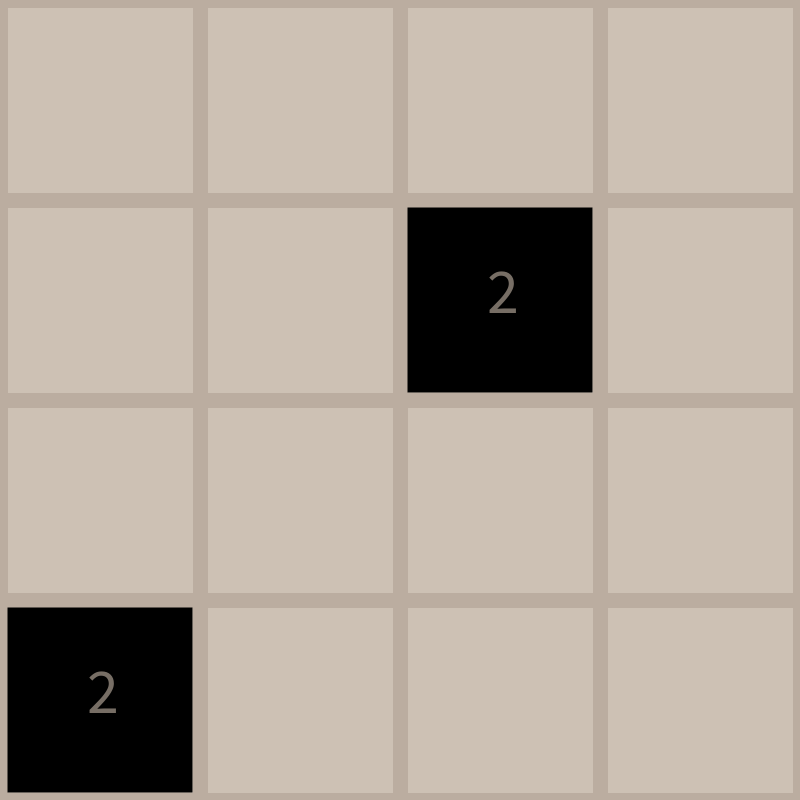
Frame 1 (no input)
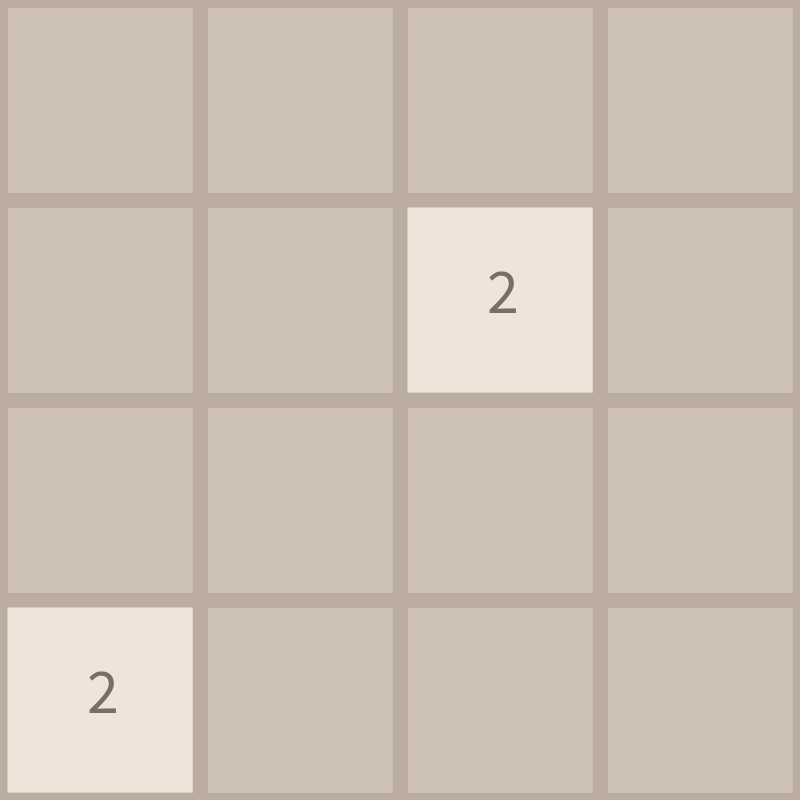
Frame 60 (the mouse pressed at the canvas centre just before this capture)
Frame 120 (the mouse held since frame 60 and released just before this capture): identical to frame 60, image omitted

The Processing sketch that drew these frames (run headless with seeded random() and noise(); from frame 60 on, the mouse is pressed at the canvas centre):

// Processing sketch: sketch_2048
// ── sketch_2048.pde
float Spacing;
Cell[][] Cells = new Cell[4][4];

void setup() {
  size(800,800);
  Spacing = width/4;
  for (int i = 0; i < 4; i++) {
    for (int j = 0; j < 4; j++) {
      Cells[i][j] = new Cell(i,j);
    }
  }
  AddCell();
  AddCell();
}

void draw() {
  background(255);
  for (int i = 0; i < 4; i++) {
    for (int j = 0; j < 4; j++) {
      Cells[i][j].Show();
      Cells[i][j].Update();
    }
  }  
}

void keyPressed() {
  if (key == 'a') {
    MoveLeft();
    Reset();
    AddCell();
  } else if (key == 's') {
    MoveDown();
    Reset();
    AddCell();
  } else if (key == 'w') {
    MoveUp();
    Reset();
    AddCell();
  } else if (key == 'd') {
    MoveRight();
    Reset();
    AddCell();
  }
}

void MoveLeft() {
  for (int i = 0; i < 4; i++) {
    for (int j = 0; j < 4; j++) {
      if (Cells[i][j].Value != 0) {
        Cells[i][j].MoveLeft(Cells, i, j);
      }
    }
  }
}

void MoveRight() {
  for (int i = 3; i >= 0; i--) {
    for (int j = 0; j < 4; j++) {
      if (Cells[i][j].Value != 0) {
        Cells[i][j].MoveRight(Cells, i, j);
      }
    }
  }
}

void MoveUp() {
  for (int i = 0; i < 4; i++) {
    for (int j = 0; j < 4; j++) {
      if (Cells[i][j].Value != 0) {
        Cells[i][j].MoveUp(Cells, i, j);
      }
    }
  }
}

void MoveDown() {
  for (int i = 3; i >= 0; i--) {
    for (int j = 3; j >= 0; j--) {
      if (Cells[i][j].Value != 0) {
        Cells[i][j].MoveDown(Cells, i, j);
      }
    }
  }
}

void Reset() {
  for (int i = 0; i < 4; i ++) {
    for (int j = 0; j < 4; j ++) {
      Cells[i][j].JustCombined = false;
    }
  }
}

void AddCell() {
  boolean Added = false;
  while (!(Added)) {
    int X = int(random(0,4));
    int Y = int(random(0,4));
    if (Cells[X][Y].Value == 0) {
      Added = true;
      if (random(0,1) < 0.15) {
        Cells[X][Y].Value = 4;
      } else {
        Cells[X][Y].Value = 2;
      }
    }
  }
}

// ── Cell_Class.pde
class Cell {
  int Value;
  PVector Position;
  color Colour;
  boolean JustCombined = false;
  
  Cell(float X, float Y) {
    Position = new PVector(X*Spacing,Y*Spacing);
  }
  
  void Show() {
    strokeWeight(15);
    stroke(#BBADA0);
    fill(#CDC1B4);
    rect(Position.x,Position.y,Spacing,Spacing);
    if (Value != 0) {
      noStroke();
      fill(Colour);
      rect(Position.x+7.5,Position.y+7.5,Spacing-15,Spacing-15);
      fill(#776E65);
      textSize(64);
      textAlign(CENTER, CENTER);
      text(Value,Position.x+Spacing/2+3,Position.y+Spacing/2-10);
    }
  }
  
  void Update() {
    if (Value == 2) {
      Colour = color(#EEE4DA);
    } else if (Value == 4) {
      Colour = color(#EDE0C8);
    } else if (Value == 8) {
      Colour = color(#F2B179);
    } else if (Value == 16) {
      Colour = color(#F59563);
    } else if (Value == 32) {
      Colour = color(#F67C5F);
    } else if (Value == 64) {
      Colour = color(#F65E3B);
    } else if (Value == 128) {
      Colour = color(#EDCF72);
    } else if (Value == 256) {
      Colour = color(#EDCC61);
    }
  }
  
  void MoveLeft(Cell[][] Cells, int i, int j) {
    boolean Combining = false;
    int Position = -1;
    int Count = i-1;
    while (Count >= 0) {
      if (Cells[Count][j].Value != 0) {
        if (Cells[Count][j].Value == Value) {
          Combining = true;
        }
        Position = Count+1;
        break;
      }
      Count -= 1;
    }
    if (Position != -1) {
      int Temp = Value;
      Value = 0;
      if (Combining && Cells[Position-1][j].JustCombined == false) {
        Temp *= 2;
        Cells[Position-1][j].Value = Temp;
        Cells[Position-1][j].JustCombined = true;;
      } else {
        Cells[Position][j].Value = Temp;
      }
    } else {
      Count += 1;
      int Temp = Value;
      Value = 0;
      Cells[Count][j].Value = Temp;
    }
  }
  
  void MoveRight(Cell[][] Cells, int i, int j) {
    boolean Combining = false;
    int Position = -1;
    int Count = i+1;
    while (Count <= 3) {
      if (Cells[Count][j].Value != 0) {
        if (Cells[Count][j].Value == Value) {
          Combining = true;
        }
        Position = Count-1;
        break;
      }
      Count += 1;
    }
    if (Position != -1) {
      int Temp = Value;
      Value = 0;
      if (Combining && Cells[Position+1][j].JustCombined == false) {
        Temp *= 2;
        Cells[Position+1][j].Value = Temp;
        Cells[Position+1][j].JustCombined = true;
      } else {
        Cells[Position][j].Value = Temp;
      }
    } else {
      Count -= 1;
      int Temp = Value;
      Value = 0;
      Cells[Count][j].Value = Temp;
    }
  }
  
  void MoveUp(Cell[][] Cells, int i, int j) {
    boolean Combining = false;
    int Position = -1;
    int Count = j-1;
    while (Count >= 0) {
      if (Cells[i][Count].Value != 0) {
        if (Cells[i][Count].Value == Value) {
          Combining = true;
        }
        Position = Count+1;
        break;
      }
      Count -= 1;
    }
    if (Position != -1) {
      int Temp = Value;
      Value = 0;
      if (Combining && Cells[i][Position-1].JustCombined == false) {
        Temp *= 2;
        Cells[i][Position-1].Value = Temp;
        Cells[i][Position-1].JustCombined = true;;
      } else {
        Cells[i][Position].Value = Temp;
      }
    } else {
      Count += 1;
      int Temp = Value;
      Value = 0;
      Cells[i][Count].Value = Temp;
    }
  }
    
  void MoveDown(Cell[][] Cells, int i, int j) {
    boolean Combining = false;
    int Position = -1;
    int Count = j+1;
    while (Count <= 3) {
      if (Cells[i][Count].Value != 0) {
        if (Cells[i][Count].Value == Value) {
          Combining = true;
        }
        Position = Count-1;
        break;
      }
      Count += 1;
    }
    if (Position != -1) {
      int Temp = Value;
      Value = 0;
      if (Combining && Cells[i][Position+1].JustCombined == false) {
        Temp *= 2;
        Cells[i][Position+1].Value = Temp;
        Cells[i][Position+1].JustCombined = true;
      } else {
        Cells[i][Position].Value = Temp;
      }
    } else {
      Count -= 1;
      int Temp = Value;
      Value = 0;
      Cells[i][Count].Value = Temp;
    }
  }
}
